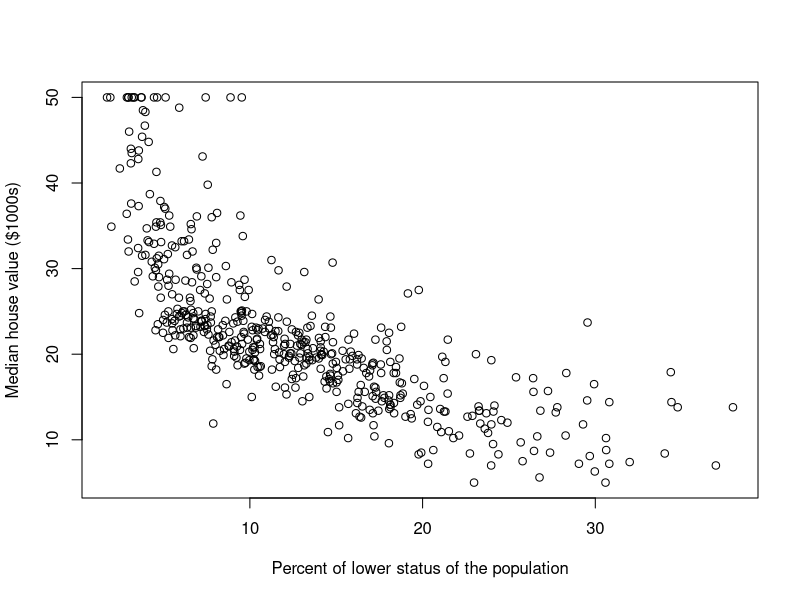
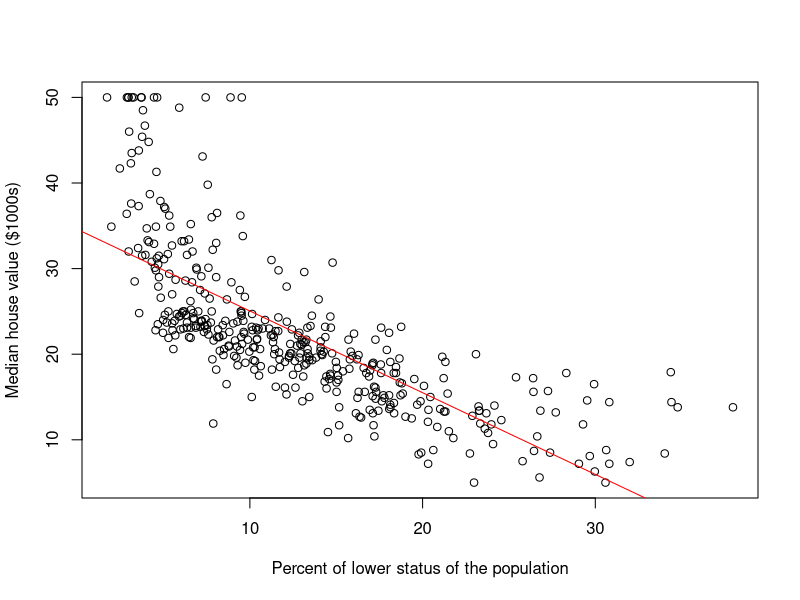
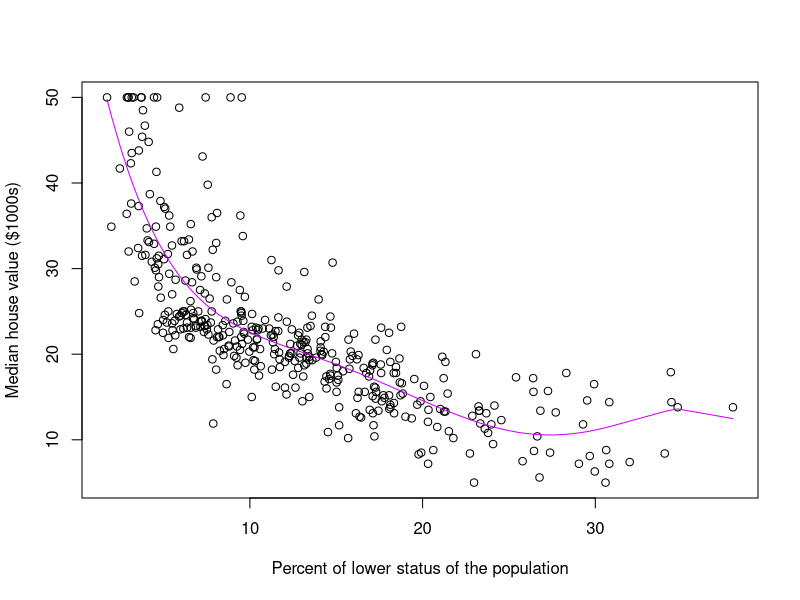
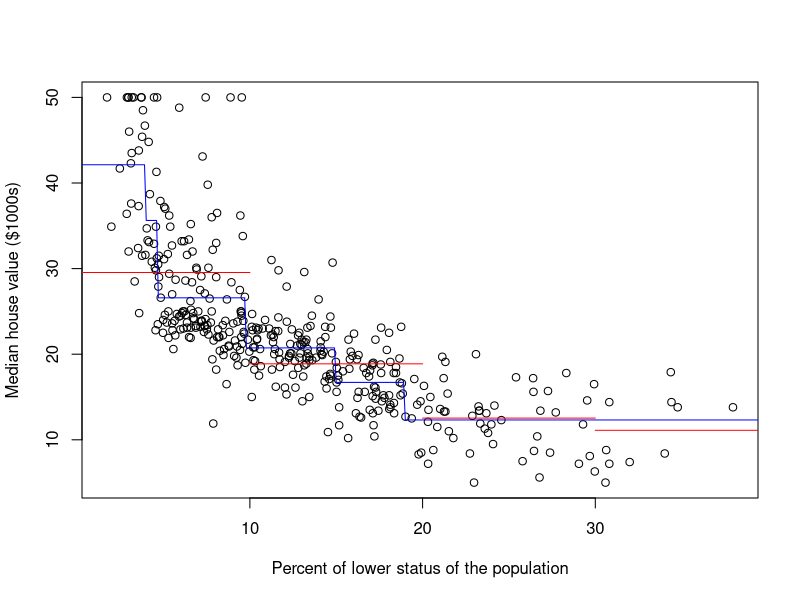
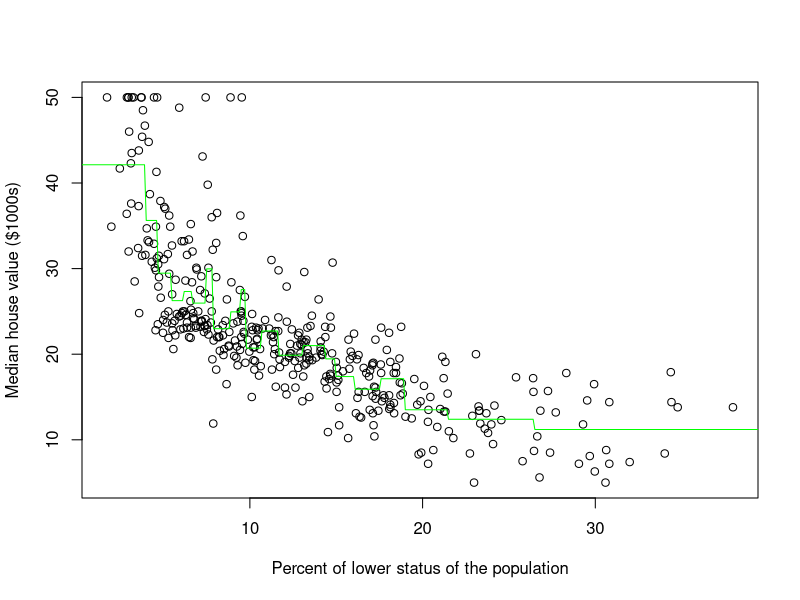
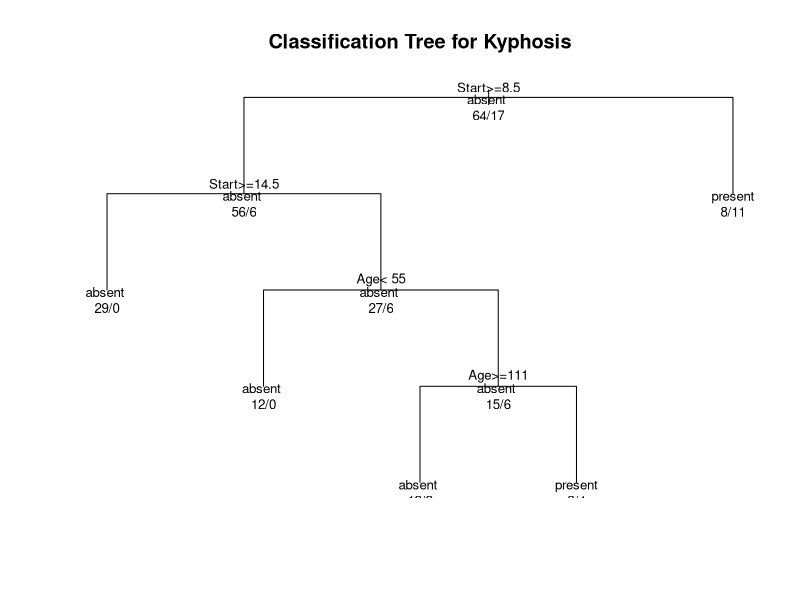
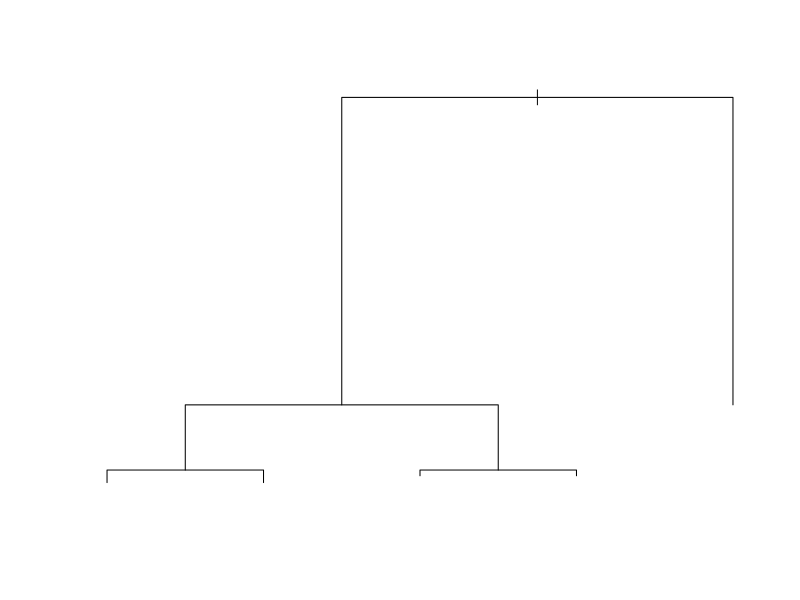
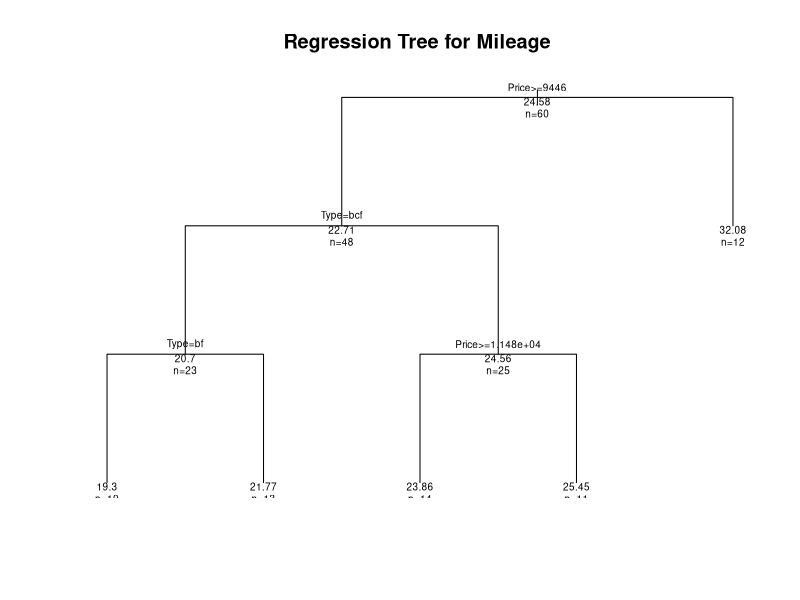

Reproduce these figures in R, in order.
# We use the Boston data set from the MASS package
# Goal: predict the median house value (mdev) based on lstat (% of lower status of the population).

# Load the data
data("Boston", package = "MASS")
dim(Boston)

# Plot the variables of interest:
plot(medv ~ lstat, data = Boston,  xlab = "Percent of lower status of the population", 
                                   ylab = "Median house value ($1000s)")
# The relationship is clearly non-linear

# We randomly split the data into training set (80%) and test set (20%).
n = nrow(Boston)
set.seed(577)
training = sample(1:n, 0.8*n)
train.data = Boston[training, ]
test.data = Boston[-training, ]

# Linear regression
model1 = lm(medv ~ lstat, data = train.data)
# Make predictions
predictions = predict(model1, test.data)
# Model performance
(RMSE.1 = sqrt(mean((predictions-test.data$medv)^2)))

# Visualize the fit
plot(medv ~ lstat, data = train.data, xlab = "Percent of lower status of the population", 
                                     ylab = "Median house value ($1000s)")
abline(model1, col = "red")


summary(model5 <- lm(medv ~ poly(lstat, 5, raw = TRUE), data = train.data))


# Make predictions
predictions = predict(model5, test.data)
# Model performance
(RMSE.5 = sqrt(mean((predictions-test.data$medv)^2)))
# Compare to linear prediction error:
RMSE.1
# We achieved much better predictions!

# Plot polynomial fits
plot(medv ~ lstat, data = train.data, xlab = "Percent of lower status of the population", 
                                      ylab = "Median house value ($1000s)")
lines(sort(train.data$lstat), predict(model5, train.data[order(train.data$lstat),]), col = rainbow(5)[5])


# Step functions
# Creating the new variable
table(cut(train.data$lstat, breaks=c(0,10,20,30,40)))
lstat.step = cut(train.data$lstat, breaks=c(0,10,20,30,40))
train.data = cbind(train.data, lstat.step)
lstat.step = cut(test.data$lstat, breaks=c(0,10,20,30,40))
test.data = cbind(test.data, lstat.step)

fit_step = lm(medv ~ lstat.step, data = train.data)
coef(summary(fit_step))

preds = predict(fit_step, newdata = test.data)
(RMSE.step = sqrt(mean((preds-test.data$medv)^2)))
RMSE.1

# Not a very good fit!

# Plot step function
plot(medv ~ lstat, data = train.data, xlab = "Percent of lower status of the population", 
     ylab = "Median house value ($1000s)")
segments(0, coef(fit_step)[1], 10, coef(fit_step)[1], col = "red")
segments(10, coef(fit_step)[1]+coef(fit_step)[2], 20, coef(fit_step)[1]+coef(fit_step)[2], col = "red")
segments(20, coef(fit_step)[1]+coef(fit_step)[3], 30, coef(fit_step)[1]+coef(fit_step)[3], col = "red")
segments(30, coef(fit_step)[1]+coef(fit_step)[4], 40, coef(fit_step)[1]+coef(fit_step)[4], col = "red")

library(rpart)
tree <- rpart(medv ~ lstat, data= train.data)
summary(tree)
s <- seq(0, 40, by =.1)

lines(s, predict(tree, data.frame(lstat = s)), col = "blue")
(RMSE.tree = sqrt(mean((predict(tree, test.data)-test.data$medv)^2)))
RMSE.5

tree.7 <- rpart(medv ~ lstat, data= train.data, control=rpart.control(minsplit = 30, cp = 0.00001))
plot(medv ~ lstat, data = train.data, xlab = "Percent of lower status of the population", 
     ylab = "Median house value ($1000s)")
lines(s, predict(tree.7, data.frame(lstat = s)), col = "green")
(RMSE.tree.7 = sqrt(mean((predict(tree.7, test.data)-test.data$medv)^2)))
RMSE.5


# Classification tree with rpart
library(rpart)

# We use the data frame kyphosis to predict a type of deformation (kyphosis) after surgery, 
# from age in months (Age), number of vertebrae involved (Number), and the highest vertebrae operated (Start).

# grow tree
fit <- rpart(Kyphosis ~ Age + Number + Start,
             method="class", data=kyphosis)

fit # display the results 
plot(fit, uniform=TRUE,
     main="Classification Tree for Kyphosis")
text(fit, use.n=TRUE, all=TRUE, cex=.8)

# optional parameters for controlling tree growth: control=rpart.control(minsplit=30, cp=0.001) 
# requires that the minimum number of observations in a node be 30 before attempting a split 
# and that a split must decrease the overall lack of fit by a factor of 0.001 (cost complexity factor) 
# before being attempted. 


# Regression tree example:
# grow tree
fit <- rpart(Mileage~Price + Country + Reliability + Type,
             method="anova", data=cu.summary)

printcp(fit) # display the results
plot(fit) # visualize results
summary(fit) # detailed summary of splits



# plot tree
plot(fit, uniform=TRUE,
     main="Regression Tree for Mileage ")
text(fit, use.n=TRUE, all=TRUE, cex=.6)
